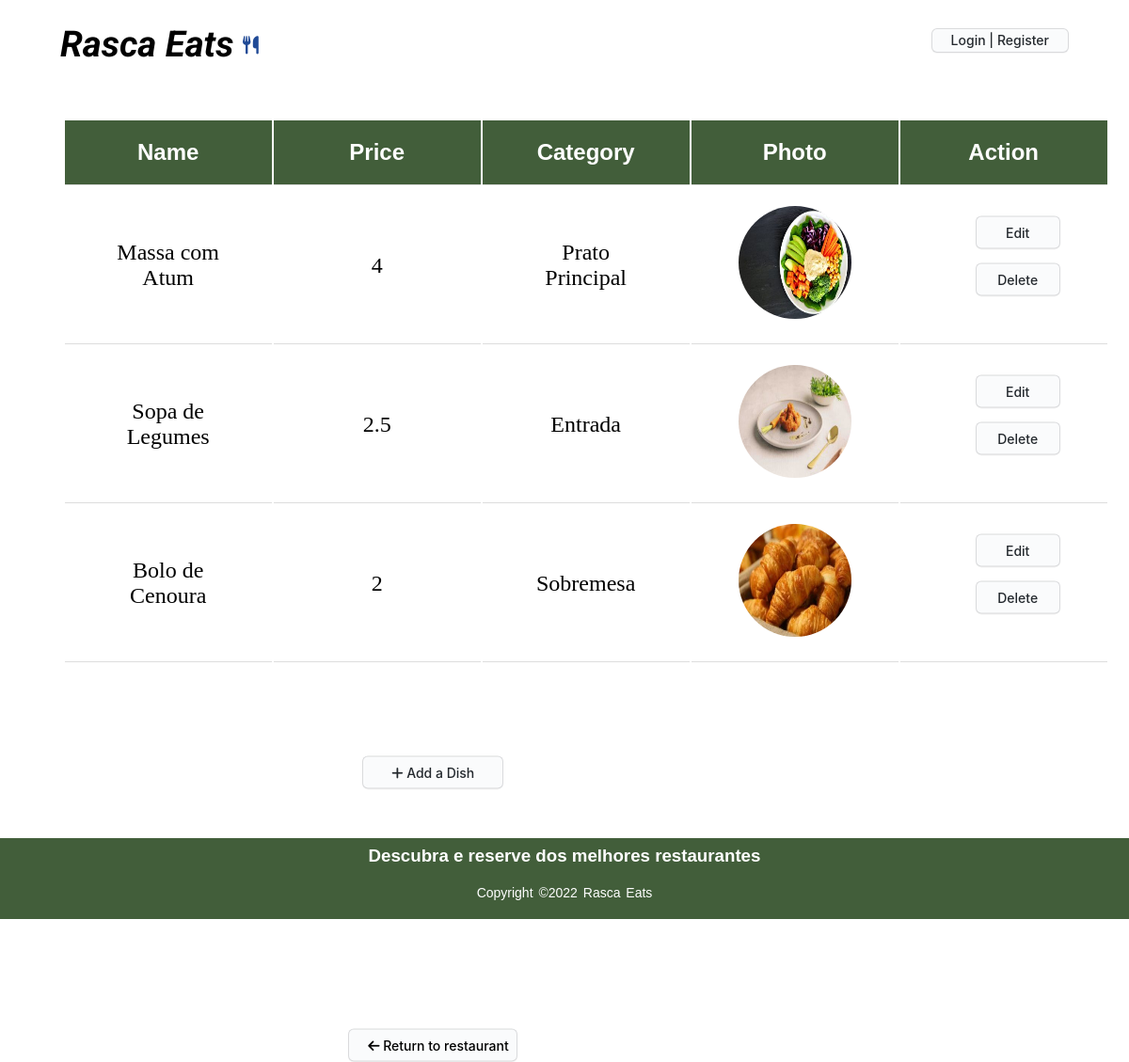
The page /editRestaurant.php?id=1 on the database its author committed.
### tables this page shows
CREATE TABLE Dish(
    dishId integer PRIMARY KEY,
    restaurantId integer NOT NULL,
    dishName varchar NOT NULL,
    price real NOT NULL,
    category varchar NOT NULL,
    photo varchar NOT NULL,
    CONSTRAINT fk_restaurantId FOREIGN KEY (restaurantId)
        REFERENCES Restaurant(restaurantId) 
        ON DELETE CASCADE
        ON UPDATE CASCADE
);

### sql/dish.php (called while the page is built, shortened)
<?php
    class Dish{
        static function getMenu($db){
            $stmt = $db->prepare('SELECT * FROM Dish WHERE restaurantId = ?');
            $stmt->execute(array($_GET['id']));
            return $stmt->fetchAll();
        }
    }
?>

### sql/restaurant.php (called while the page is built, shortened)
<?php
    class Restaurant {
        public function __construct(int $id, string $name, string $address, string $category, int $phoneNumber, $rating, int $ownerId, string $photo)
        {
            $this->restaurantId = $id;
        }
        static function getRestaurant(PDO $db) : Restaurant {
            $stmt = $db->prepare('SELECT * FROM Restaurant WHERE restaurantId = ?');
            $stmt->execute(array($_GET['id']));
            $restaurant = $stmt->fetch();
            return new Restaurant(
                $restaurant['restaurantId'],
                $restaurant['restaurantName'],
                $restaurant['adress'],
                $restaurant['category'],
                $restaurant['phoneNumber'],
                $restaurant['rating'],
                $restaurant['ownerId'],
                $restaurant['photo'],
            );
        }
    }
?>

### editRestaurant.php (the view, shortened to what this page needs)
<?php
require_once('sql/connection.php');
require_once('sql/restaurant.php');
require_once('templates/restaurant.php');
require_once('templates/common.php');
require_once('sql/dish.php');
    $db = getDatabaseConnection();
    $db->setAttribute(PDO::ATTR_DEFAULT_FETCH_MODE, PDO::FETCH_ASSOC);
    $restaurant = Restaurant::getRestaurant($db);
    $menu = Dish::getMenu($db);
?>
<!DOCTYPE html>
<html lang="en">
<head>
    <link rel="stylesheet" href="css/style.css">
    <link rel="stylesheet" href="css/restaurant.css">
    <link rel="stylesheet" href="css/comments.css">
    <link rel="stylesheet" href="css/dishes.css">
</head>
<body>
    <?php
    if(isset($_POST['editInfo'])){ ?>
    <div class = "editInf">
    <form action="restaurant_edit_server.php?id=<?php echo $restaurant->restaurantId;?>" method="post" class="logout" enctype="multipart/form-data">
        <div class="row">
            <span class="bold">Restaurant Name</span>
            <span class="b"><p>(<?php echo $restaurant->restaurantName;?>)</p></span>
            <input type="text" class = "input-field" name = "Restaurant_Name" placeholder= "<?=$restaurant->restaurantName?>" >
        </div>
        <div class="row">
            <span class="bold">Address</span>
            <span class="b"><p>(<?php echo $restaurant->address;?>)</p></span>
            <input type="text" class = "input-field" name = "Address" placeholder= "<?=$restaurant->address?>">
        </div>
        <div class="row">
            <span class="bold"><p>Restaurant Category</p></span>
            <span class="b"><p>(<?php echo $restaurant->category;?>)</p></span>
            <select id="categories" name = "Restaurant_Category" class = "input-field">
                <option value="Fast-Food">Fast-Food</option>
                <option value="Italiano">Italiano</option>
                <option value="Tradicional">Tradicional</option>
                <option value="Japonês">Japonês</option>
            </select>
        </div>
        <div class="row">
            <span class="bold">Phone Number</span>
            <span class="b"><p>(<?php echo $restaurant->phoneNumber;?>)</p></span>
            <input type="text" class = "input-field" name = "Phone_Number" placeholder= "<?php echo $restaurant->phoneNumber;?>" >
        </div>
        <div class="row">
            <label for="file">Escolha uma imagem: </label>
            <input type="file" name="file">
        </div>
        <div class="row">
            <button class="button-3" name = "editRestaurant" id = "editRestaurant" role="button">Save</button>
    </form>
        </div>
    </div>
    <?php }
    else{
        ?>
    <div class = "content-table">
        <table class = "table">
            <thead>
                <tr>
                    <td>Name</td>
                    <td>Price</td>
                    <td>Category</td>
                    <td>Photo</td>
                    <td colspan = "2">Action</td>
                </tr>
            </thead>
            <tbody>
        <?php foreach($menu as $dish){ ?>
            <tr>
                        <td><?php echo $dish['dishName'] ?></td>
                        <td><?php echo $dish['price'] ?></td>
                        <td><?php echo $dish['category'] ?></td>
                        <td><img src=<?=$dish['photo']?>></td>
                        <td>
                            <form action="edit_dish.php?id=<?php echo $restaurant->restaurantId;?>&dish=<?php echo $dish['dishId'];?>" method="post" class="editdish">
                                <button class="button-3" name = "editdish" id = "editdish" role="button">Edit</button>
                            </form>
                            <form action="restaurant_edit_server.php?id=<?php echo $restaurant->restaurantId;?>&dish=<?php echo $dish['dishId'];?>" method="post" class="edit">
                                <button class="button-3" name = "deleteDish" id = "deleteDish" role="button">Delete</button>
                            </form>
                        </td>
                </tr>
            <?php
        } ?>
        </tbody>
    </table>
        <button class = "button-3" id ="returnToRestaurant"><a href="restaurant.php?id=<?=$_GET['id']?>" ><i class="fa-solid fa-arrow-left"></i> Return to restaurant</a></button>
        <form action="addDish.php?id=<?php echo $restaurant->restaurantId;?>" method="post" class="add">
            <button class="button-3" name = "addDish" id = "addDish" role="button"><i class="fa-solid fa-plus"></i> Add a Dish</button>
        </form>
    </div>
        <?php
    } ?>
</body>
</html>

### css/style.css (style rules this page uses)
* { margin: 0; padding: 0; font-family:sans-serif; }

### css/restaurant.css (style rules this page uses)
body { display: grid; }
#returnToRestaurant > a { text-decoration: none; color: #000; font-family: -apple-system, system-ui, "Segoe UI", Helvetica, Arial, sans-serif, "Apple Color Emoji", "Segoe UI Emoji"; }
.button-3 { width: 90px; height: 35px; margin: 0; position: absolute; top: 50%; left: 50%; -ms-transform: translate(-50%, -50%); transform: translate(-50%, -50%); appearance: none; background-color: #FAFBFC; border: 1px solid rgba(27, 31, 35, 0.15); border-radius: 6px; box-shadow: rgba(27, 31, 35, 0.04) 0 1px 0, rgba(255, 255, 255, 0.25) 0 1px 0 inset; box-sizing: border-box; color: #24292E; cursor: pointer; display: inline-block; font-family: -apple-system, system-ui, "Segoe UI", Helvetica, Arial, sans-serif, "Apple Color Emoji", "Segoe UI Emoji"; font-size: 14px; font-weight: 500; line-height: 20px; list-style: none; padding: 2px 20px; position: relative; transition: background-color 0.2s cubic-bezier(0.3, 0, 0.5, 1); user-select: none; -webkit-user-select: none; touch-action: manipulation; vertical-align: middle; white-space: nowrap; word-wrap: break-word; margin-top: 15px; }
.button-3:before { display: none; }
.content-table { margin: auto; width: 70%; padding: 10px; border-collapse: collapse; margin: 25px 0; font-size: 1.5em; min-width: 400px; grid-column-start: 4; min-height: 700px; }
.content-table thead { border-radius: 5px 5px 0 0; overflow: hidden; }
.content-table thead tr { background-color: #425e3a; color: white; text-align: left; font-weight: bold; }
.content-table img { width: 120px; height: 120px; border-radius: 50%; max-width: 100%; }
.content-table tbody td { font-family: 'Times New Roman', Times, serif; }
.content-table td { padding: 20px 50px; border-bottom: 1px solid #dddddd; min-width: 120px; text-align: center; }
.content-table tr:last-of-type { border-bottom: 2px solid #dddddd; }
#addDish { width: 150px; margin-top: 40px; }
#returnToRestaurant { width: 180px; margin-top: 40px; }

### rows shown on the page
dish: dishName "Massa com Atum", price "4", category "Prato Principal", photo (picture)
dish: dishName "Sopa de Legumes", price "2.5", category "Entrada", photo (picture)
dish: dishName "Bolo de Cenoura", price "2", category "Sobremesa", photo (picture)
